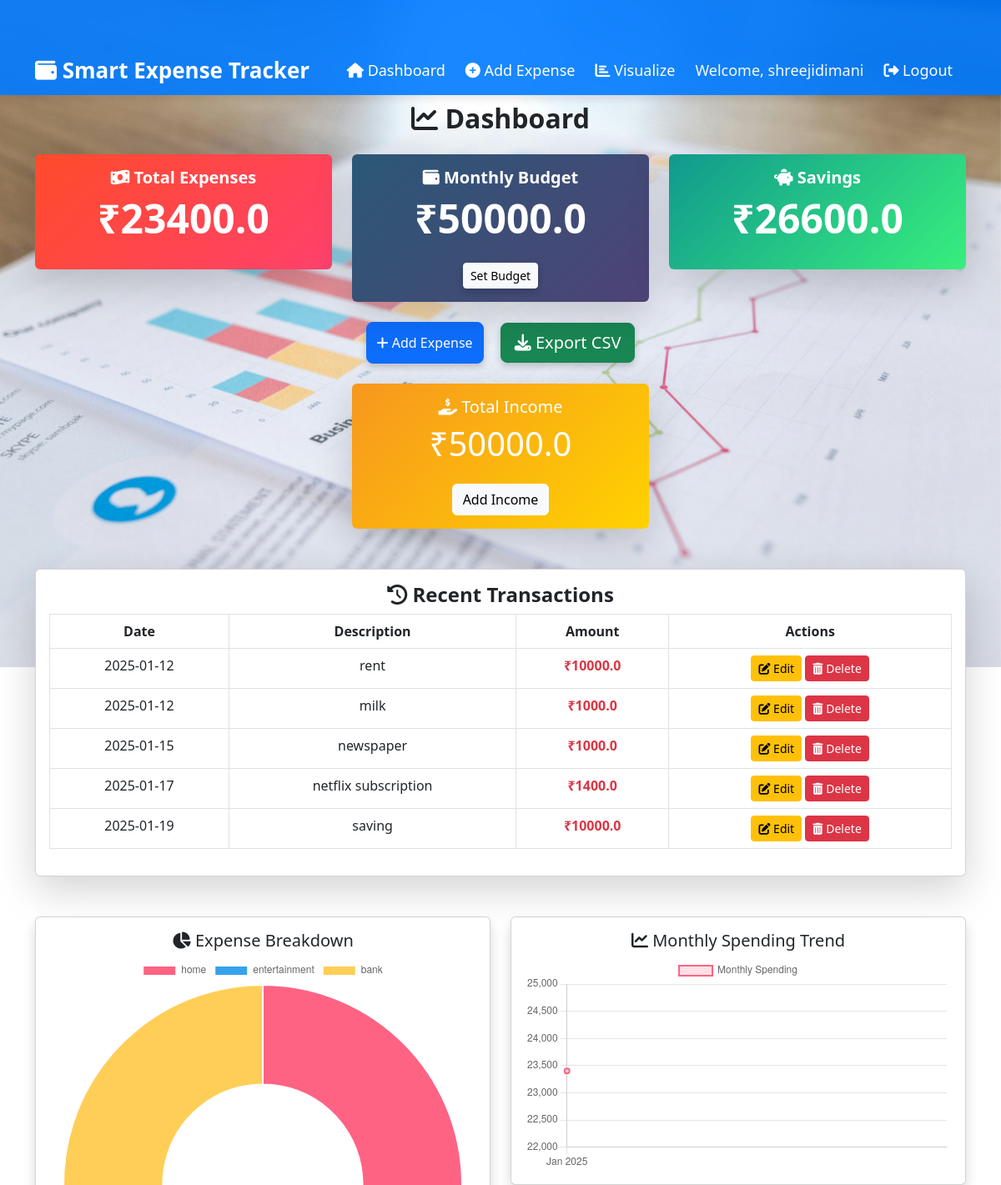
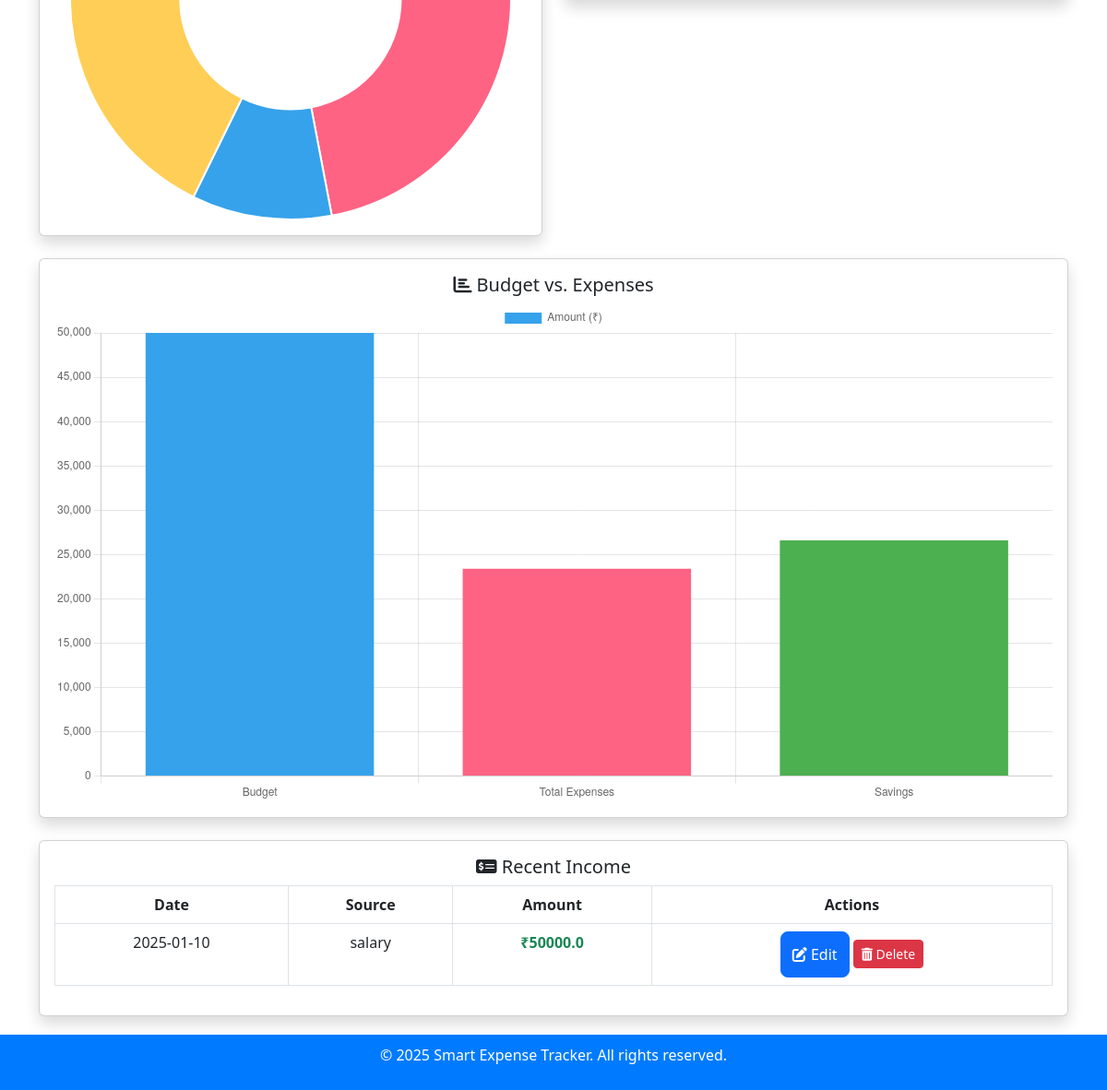
The page /dashboard (signed in) on the database its author committed (2 pictures, top to bottom).
### models.py (models this page shows)
class User(db.Model, UserMixin):
    id = db.Column(db.Integer, primary_key=True)
    username = db.Column(db.String(150), unique=True, nullable=False)
    email = db.Column(db.String(150), unique=True, nullable=False)
    password = db.Column(db.String(60), nullable=False)

class Budget(db.Model):
    id = db.Column(db.Integer, primary_key=True)
    user_id = db.Column(db.Integer, db.ForeignKey('user.id'), nullable=False, unique=True)
    amount = db.Column(db.Float, nullable=False)

class Expense(db.Model):
    id = db.Column(db.Integer, primary_key=True)
    amount = db.Column(db.Float, nullable=False)
    category = db.Column(db.String(100), nullable=False)
    description = db.Column(db.String(200), nullable=True)
    date = db.Column(db.DateTime, nullable=False)
    user_id = db.Column(db.Integer, db.ForeignKey('user.id'), nullable=False)

class Income(db.Model):
    id = db.Column(db.Integer, primary_key=True)
    user_id = db.Column(db.Integer, db.ForeignKey('user.id'), nullable=False)
    amount = db.Column(db.Float, nullable=False)
    source = db.Column(db.String(100), nullable=False)
    date = db.Column(db.Date, nullable=False)
    user = db.relationship('User', backref=db.backref('incomes', lazy=True))

### app.py (the view)
@app.route('/dashboard')
@login_required
def dashboard():
    user_expenses = Expense.query.filter_by(user_id=current_user.id).all()
    user_incomes = Income.query.filter_by(user_id=current_user.id).all()  # ✅ Fetch incomes
    total_expenses = sum(expense.amount for expense in user_expenses)
    total_income = sum(income.amount for income in user_incomes)  # ✅ Calculate total income
    budget = Budget.query.filter_by(user_id=current_user.id).first()
    budget_amount = budget.amount if budget else 0
    savings = max(total_income - total_expenses, 0)  # ✅ Corrected savings calculation
    categories = {}
    for expense in user_expenses:
        categories[expense.category] = categories.get(expense.category, 0) + expense.amount
    category_labels = list(categories.keys())
    category_amounts = list(categories.values())
    monthly_spending = {}
    for expense in user_expenses:
        month = expense.date.strftime("%b %Y")  # Example: "Jan 2025"
        monthly_spending[month] = monthly_spending.get(month, 0) + expense.amount
    month_labels = list(monthly_spending.keys())
    month_amounts = list(monthly_spending.values())
    recent_incomes = Income.query.filter_by(user_id=current_user.id).order_by(Income.date.desc()).limit(5).all()
    return render_template('dashboard.html',
                           expenses=user_expenses,
                           total_expenses=total_expenses,
                           total_income=total_income,  # ✅ Pass total income
                           budget_amount=budget_amount,
                           savings=savings,
                           category_labels=category_labels,
                           category_amounts=category_amounts,
                           month_labels=month_labels,
                           month_amounts=month_amounts,
                           recent_incomes=recent_incomes)  # ✅ Pass recent incomes

### templates/dashboard.html (shortened to what this page needs)
{% extends "base.html" %}
{% block content %}
<div class="container mt-5">
    <h2 class="text-center mb-4 fw-bold text-dark"><i class="fas fa-chart-line"></i> Dashboard</h2>
    <div class="row g-4">
        <div class="col-md-4">
            <div class="card shadow-lg border-0 text-white bg-gradient-danger">
                <div class="card-body text-center">
                    <h5 class="card-title fw-bold"><i class="fas fa-money-bill-wave"></i> Total Expenses</h5>
                    <p class="display-5 fw-bold">₹{{ total_expenses }}</p>
                </div>
            </div>
        </div>
        <div class="col-md-4">
            <div class="card shadow-lg border-0 text-white bg-gradient-info">
                <div class="card-body text-center">
                    <h5 class="card-title fw-bold"><i class="fas fa-wallet"></i> Monthly Budget</h5>
                    <p class="display-5 fw-bold">₹{{ budget_amount }}</p>
                    <a href="{{ url_for('set_budget') }}" class="btn btn-light btn-sm mt-2 shadow-sm">Set Budget</a>
                </div>
            </div>
        </div>
        <div class="col-md-4">
            <div class="card shadow-lg border-0 text-white bg-gradient-success">
                <div class="card-body text-center">
                    <h5 class="card-title fw-bold"><i class="fas fa-piggy-bank"></i> Savings</h5>
                    <p class="display-5 fw-bold">₹{{ savings }}</p>
                </div>
            </div>
        </div>
    </div>
    <div class="text-center mt-4">
        <a href="{{ url_for('add_expense') }}" class="btn btn-primary btn-lg me-3 shadow-sm">
            <i class="fas fa-plus"></i> Add Expense
        </a>
        <a href="{{ url_for('export_expenses') }}" class="btn btn-success btn-lg shadow-sm">
            <i class="fas fa-download"></i> Export CSV
        </a>
    </div>
    <div class="row mt-4">
        <div class="col-md-4 mx-auto">
            <div class="card shadow-lg border-0 text-white bg-gradient-warning">
                <div class="card-body text-center">
                    <h5 class="card-title"><i class="fas fa-hand-holding-usd"></i> Total Income</h5>
                    <p class="display-6">₹{{ total_income }}</p>
                    <a href="{{ url_for('add_income') }}" class="btn btn-light mt-2">Add Income</a>
                </div>
            </div>
        </div>
    </div>
    <div class="row mt-5">
        <div class="col-md-12">
            <div class="card shadow-lg">
                <div class="card-body">
                    <h4 class="card-title text-dark fw-bold">
                        <i class="fas fa-history"></i> Recent Transactions
                    </h4>
                    <div class="table-responsive">
                        <table class="table table-hover table-bordered">
                            <thead class="bg-primary text-light">
                                <tr>
                                    <th>Date</th>
                                    <th>Description</th>
                                    <th>Amount</th>
                                    <th>Actions</th>
                                </tr>
                            </thead>
                            <tbody>
                                {% for expense in expenses %}
                                <tr>
                                    <td>{{ expense.date.strftime('%Y-%m-%d') if expense.date else 'N/A' }}</td>
                                    <td>{{ expense.description if expense.description else 'N/A' }}</td>
                                    <td class="fw-bold text-danger">₹{{ expense.amount if expense.amount else '0' }}</td>
                                    <td>
                                        <a href="{{ url_for('edit_expense', expense_id=expense.id) }}" class="btn btn-warning btn-sm">
                                            <i class="fas fa-edit"></i> Edit
                                        </a>
                                        <form action="{{ url_for('delete_expense', expense_id=expense.id) }}" method="POST" style="display:inline;">
                                            <button type="submit" class="btn btn-danger btn-sm" onclick="return confirm('Are you sure?');">
                                                <i class="fas fa-trash-alt"></i> Delete
                                            </button>
                                        </form>
                                    </td>
                                </tr>
                                {% else %}
                                <tr>
                                    <td colspan="4" class="text-center text-muted">No recent transactions found.</td>
                                </tr>
                                {% endfor %}
                            </tbody>
                        </table>
                    </div>
                </div>
            </div>
        </div>
    </div>
    <div class="row mt-5">
        <div class="col-md-6">
            <div class="card shadow">
                <div class="card-body">
                    <h5 class="card-title"><i class="fas fa-chart-pie"></i> Expense Breakdown</h5>
                    <canvas id="expensePieChart"></canvas>
                </div>
            </div>
        </div>
        <div class="col-md-6">
            <div class="card shadow">
                <div class="card-body">
                    <h5 class="card-title"><i class="fas fa-chart-line"></i> Monthly Spending Trend</h5>
                    <canvas id="spendingTrendChart"></canvas>
                </div>
            </div>
        </div>
    </div>
    <div class="row mt-4">
        <div class="col-md-12">
            <div class="card shadow">
                <div class="card-body">
                    <h5 class="card-title"><i class="fas fa-chart-bar"></i> Budget vs. Expenses</h5>
                    <canvas id="budgetVsExpenseChart"></canvas>
                </div>
            </div>
        </div>
    </div>
<div class="row mt-4">
    <div class="col-md-12">
        <div class="card shadow">
            <div class="card-body">
                <h5 class="card-title"><i class="fas fa-money-check-alt"></i> Recent Income</h5>
                <table class="table table-hover table-bordered">
                    <thead class="bg-warning text-dark">
                        <tr>
                            <th>Date</th>
                            <th>Source</th>
                            <th>Amount</th>
                            <th>Actions</th>
                        </tr>
                    </thead>
                    <tbody>
                        {% for income in recent_incomes %}
                        <tr>
                            <td>{{ income.date.strftime('%Y-%m-%d') }}</td>
                            <td>{{ income.source }}</td>
                            <td class="fw-bold text-success">₹{{ income.amount }}</td>
                            <td>
                                <a href="{{ url_for('edit_income', income_id=income.id) }}" class="btn btn-sm btn-primary">
                                    <i class="fas fa-edit"></i> Edit
                                </a>
                                <form action="{{ url_for('delete_income', income_id=income.id) }}" method="POST" style="display:inline;">
                                    <button type="submit" class="btn btn-sm btn-danger" onclick="return confirm('Are you sure?');">
                                        <i class="fas fa-trash-alt"></i> Delete
                                    </button>
                                </form>
                            </td>
                        </tr>
                        {% else %}
                        <tr>
                            <td colspan="4" class="text-center text-muted">No income records found.</td>
                        </tr>
                        {% endfor %}
                    </tbody>
                </table>
            </div>
        </div>
    </div>
</div>
</div>
<script>
    // Expense Breakdown Pie Chart
    var ctx1 = document.getElementById("expensePieChart").getContext("2d");
    var expensePieChart = new Chart(ctx1, {
        type: "doughnut",
        data: {
            labels: {{ category_labels|tojson }},
            datasets: [{
                data: {{ category_amounts|tojson }},
                backgroundColor: ["#FF6384", "#36A2EB", "#FFCE56", "#4CAF50", "#9C27B0"]
            }]
        }
    });
    // Monthly Spending Trend Line Chart
    var ctx2 = document.getElementById("spendingTrendChart").getContext("2d");
    var spendingTrendChart = new Chart(ctx2, {
        type: "line",
        data: {
            labels: {{ month_labels|tojson }},
            datasets: [{
                label: "Monthly Spending",
                data: {{ month_amounts|tojson }},
                borderColor: "#FF6384",
                backgroundColor: "rgba(255,99,132,0.2)",
                borderWidth: 2,
                fill: true
            }]
        }
    });
    // Budget vs. Expenses Bar Chart
    var ctx3 = document.getElementById("budgetVsExpenseChart").getContext("2d");
    var budgetVsExpenseChart = new Chart(ctx3, {
        type: "bar",
        data: {
            labels: ["Budget", "Total Expenses", "Savings"],
            datasets: [{
                label: "Amount (₹)",
                data: [{{ budget_amount }}, {{ total_expenses }}, {{ savings }}],
                backgroundColor: ["#36A2EB", "#FF6384", "#4CAF50"]
            }]
        }
    });
</script>
{% endblock %}

### templates/base.html (shortened to what this page needs)
<!DOCTYPE html>
<html lang="en">
<head>
    <link rel="stylesheet" href="https://cdn.jsdelivr.net/npm/bootstrap@5.3.0/dist/css/bootstrap.min.css">
    <link rel="stylesheet" href="https://cdnjs.cloudflare.com/ajax/libs/font-awesome/6.4.0/css/all.min.css">
    <link rel="stylesheet" href="{{ url_for('static', filename='style.css') }}">
</head>
<body>
    <header>
        <nav class="navbar navbar-expand-lg navbar-dark fixed-top">
            <div class="container">
                <a class="navbar-brand" href="{{ url_for('dashboard') }}">
                    <i class="fas fa-wallet"></i> Smart Expense Tracker
                </a>
                <div class="collapse navbar-collapse" id="navbarNav">
                    <ul class="navbar-nav ms-auto">
                        <li class="nav-item">
                            <a class="nav-link" href="{{ url_for('dashboard') }}"><i class="fas fa-home"></i> Dashboard</a>
                        </li>
                        <li class="nav-item">
                            <a class="nav-link" href="{{ url_for('add_expense') }}"><i class="fas fa-plus-circle"></i> Add Expense</a>
                        </li>
                        <li class="nav-item">
                            <a class="nav-link" href="{{ url_for('visualize_expenses') }}"><i class="fas fa-chart-bar"></i> Visualize</a>
                        </li>
                        {% if current_user.is_authenticated %}
                            <li class="nav-item">
                                <span class="nav-link text-light">Welcome, {{ current_user.username }}</span>
                            </li>
                            <li class="nav-item">
                                <a class="nav-link btn btn-outline-light" href="{{ url_for('logout') }}">
                                    <i class="fas fa-sign-out-alt"></i> Logout
                                </a>
                            </li>
                        {% else %}
                            <li class="nav-item">
                                <a class="nav-link btn btn-outline-light" href="{{ url_for('login') }}">
                                    <i class="fas fa-sign-in-alt"></i> Login
                                </a>
                            </li>
                        {% endif %}
                    </ul>
                </div>
            </div>
        </nav>
    </header>
    <main>
        {% block content %}{% endblock %}
    </main>
    <footer>
        <p class="footer-text">© 2025 Smart Expense Tracker. All rights reserved.</p>
    </footer>
</body>
</html>

### rows shown on the page
User: username "shreejidimani"
Budget: amount "50000.0"
Expense: date "2025-01-12", description "rent", amount "10000.0"
Expense: date "2025-01-12", description "milk", amount "1000.0"
Expense: date "2025-01-15", description "newspaper", amount "1000.0"
Expense: date "2025-01-17", description "netflix subscription", amount "1400.0"
Expense: date "2025-01-19", description "saving", amount "10000.0"
Income: date "2025-01-10", source "salary", amount "50000.0"

### other values the page prints
{{ total_expenses }} "23400.0"
{{ savings }} "26600.0"
{{ total_income }} "50000.0"
chart data {{ category_labels|tojson }} ["home", "entertainment", "bank"]
chart data {{ category_amounts|tojson }} [11000.0, 2400.0, 10000.0]
chart data {{ month_amounts|tojson }} [23400.0]
